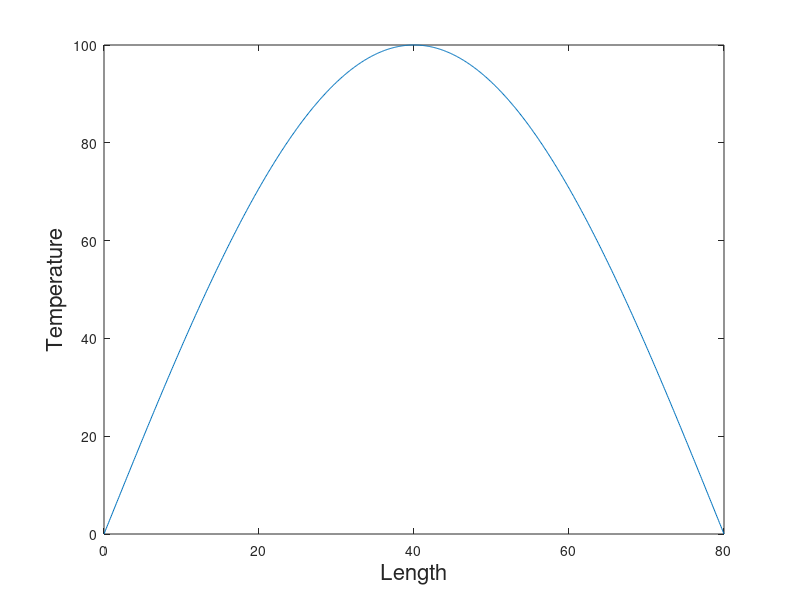
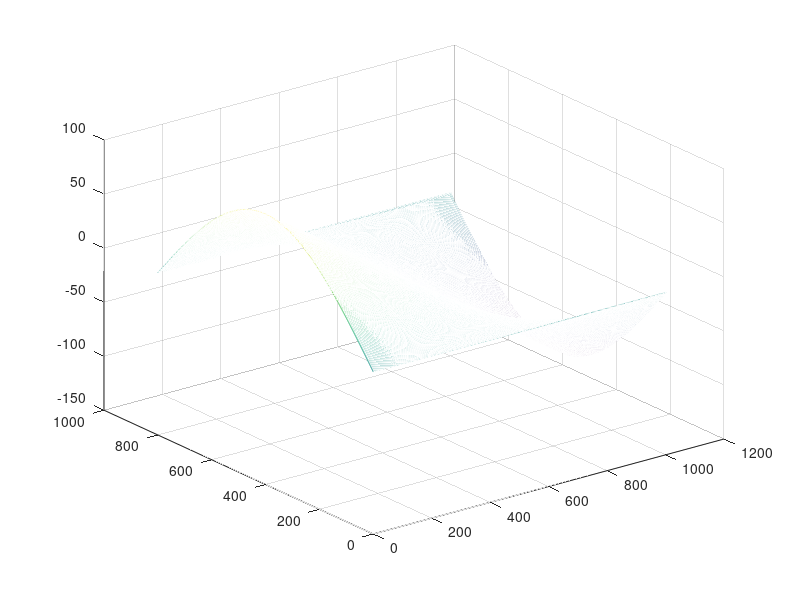

Write MATLAB code to recreate these figures, in order.
clear

clc

close all

L = 80;

delx=0.1;

x=0:delx:L;

x=x';

number_of_pipe_sections = length(x);

N = number_of_pipe_sections;

u=100*sin(x*pi/80);

figure

plot(x,u);

xlabel('Length','FontSize', 16)

ylabel('Temperature','FontSize', 16)

figure

t(1)=0;

n=1;

delt=0.1;

c = 0.01;

udbl = 0*x;

while t<100

 for m=1:length(x)

 if m>length(x)-3

udbl(m) = (u(m)-2*u(m-1)+u(m-2))/(delx^2);

 else

udbl(m)= (u(m+2)-2*u(m+1)-u(m))/(delx^2);

 end

 end

% udblprime=udbl;

udot = c^2 * udbl;

u(:,n+1)=u(:,n)+udot*delt;

t(n+1)=t(n)+delt;

n=n+1;

end

mesh(u)
